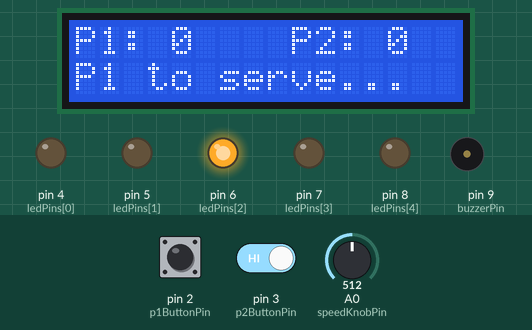
Recording of a sketch running on a simulated Arduino Uno, built with avr-gcc and run on an emulated ATmega328P. On the bench: 16×2 character LCD, output pins drawn as LEDs (lit = HIGH), buzzer (waves = sounding). Dashed ring = blinking. The inputs (shaded band) are chosen by the test bench; at power-on: pin 2 (p1ButtonPin) HIGH, pin 3 (p2ButtonPin) HIGH, A0 (speedKnobPin) = 512. Random numbers use the default seed unless the sketch sets one.

Above: at 2.9 s.
3.0 s: pin 2 (p1ButtonPin) pulled LOW for 0.15 s
At 5.1 s:
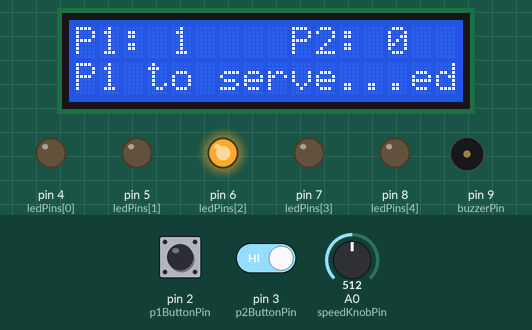
6.1 s: pin 2 (p1ButtonPin) pulled LOW for 1 s
At 7.3 s:
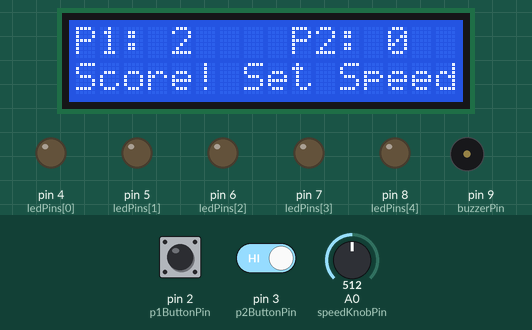
8.6 s: pin 2 (p1ButtonPin) driven LOW and pin 3 (p2ButtonPin) driven LOW
At 9.17 s:
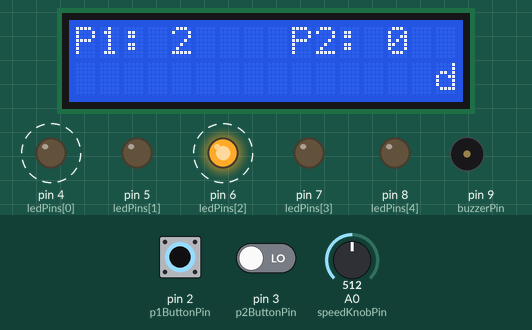
11.6 s: pin 3 (p2ButtonPin) driven HIGH
At 13.5 s:
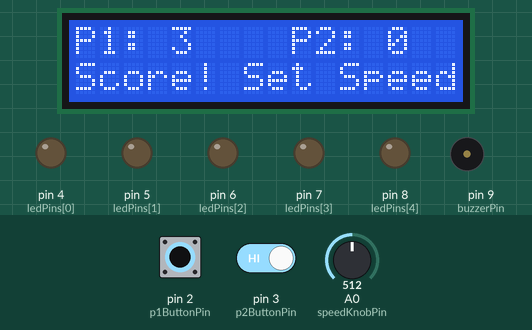
13.8 s: A0 (speedKnobPin) set to 900
Timing chart, 0 to 19.9 s (numbered marks = the images above; inputs shaded):
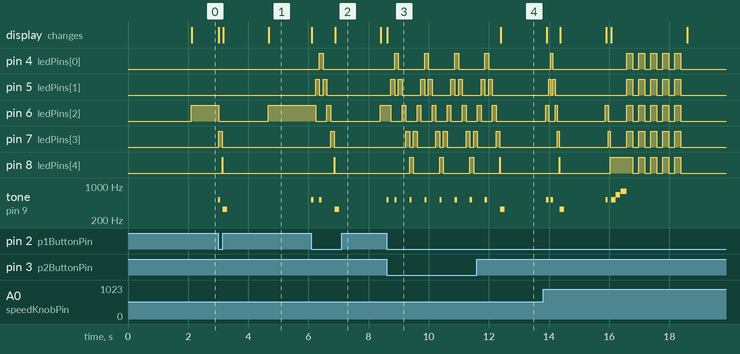

The sketch:

pingpong_game1.ino
```cpp
/*
  Arduino 2-Player Ping Pong Game - FINAL VERSION

  Features:
  - 5 LEDs: Pins 4, 5, 6, 7, 8
  - Button 1: Pin 2 (wired to GND, using INPUT_PULLUP)
  - Button 2: Pin 3 (wired to GND, using INPUT_PULLUP)
  - I2C LCD: Pins A4 (SDA), A5 (SCL) (Address 0x27)
  - Buzzer: Pin 9 (with new soothing sounds)
  - Speed Knob: Pin A0
*/

// --- Include Libraries ---
#include <Wire.h>
#include <LiquidCrystal_I2C.h>

// --- Pin Definitions ---
const int p1ButtonPin = 2;
const int p2ButtonPin = 3;
const int buzzerPin = 9;
const int speedKnobPin = A0;

const int ledPins[] = {4, 5, 6, 7, 8}; // 5 "ball" LEDs
const int ledCount = 5;

// --- Game Variables ---
int ballPosition = 2;   // Start in the middle
int ballDirection = 1;    // 1 = move right, -1 = move left
int gameSpeed = 150;    // Will be set by the knob
int p1Score = 0;
int p2Score = 0;
const int maxScore = 5;

// --- LCD Setup ---
LiquidCrystal_I2C lcd(0x27, 16, 2);  // Using the known-good 0x27 address

// --- Setup Function (runs once) ---
void setup() {
  // Set up all the LED pins as OUTPUTs
  for (int i = 0; i < ledCount; i++) {
    pinMode(ledPins[i], OUTPUT);
  }

  // Set up the button pins using the internal pull-up resistor
  pinMode(p1ButtonPin, INPUT_PULLUP);
  pinMode(p2ButtonPin, INPUT_PULLUP);

  // Buzzer pin is an output
  pinMode(buzzerPin, OUTPUT);

  // Initialize the LCD
  lcd.init();
  lcd.backlight();
  lcd.clear();
  lcd.print("Ping Pong Game!");
  lcd.setCursor(0, 1);
  lcd.print("Set Speed...");
  delay(2000);

  // Show the initial score
  updateScoreboard();

  // Read the difficulty knob (0-1023)
  int speedReading = analogRead(speedKnobPin);
  // Convert 0-1023 to 200ms (slow) - 50ms (fast)
  gameSpeed = map(speedReading, 0, 1023, 200, 50);

  // Turn on the starting LED
  digitalWrite(ledPins[ballPosition], HIGH);

  // Wait for Player 1 to serve
  lcd.setCursor(0, 1);
  lcd.print("P1 to serve...");
  while( digitalRead(p1ButtonPin) == HIGH ) {
    // Wait here until the button is pressed (goes LOW)
  }

  // "Serve" sound (soothing C5 note)
  tone(buzzerPin, 523, 75);

  lcd.setCursor(0, 1);
  lcd.print("               "); // Clear bottom row
}

// --- Main Loop (runs forever) ---
void loop() {
  // 1. Move the ball
  digitalWrite(ledPins[ballPosition], LOW);
  ballPosition = ballPosition + ballDirection;
  digitalWrite(ledPins[ballPosition], HIGH);

  // 2. Check for a hit or a miss
  checkGameLogic();

  // 3. Wait (speed is set by the knob)
  delay(gameSpeed);
}

// --- Function to check game logic ---
void checkGameLogic() {

  // Check Player 1's side (leftmost LED, index 0)
  if (ballPosition == 0) {
    if (digitalRead(p1ButtonPin) == LOW) { // LOW means pressed
      // HIT!
      ballDirection = 1;
      // New "soothing" hit sound (C5)
      tone(buzzerPin, 523, 75);

    } else {
      // MISS! Player 2 scores
      p2Score++;
      updateScoreboard();
      checkWin();
      resetBall();
    }
  }

  // Check Player 2's side (rightmost LED, index 4)
  else if (ballPosition == ledCount - 1) {
    if (digitalRead(p2ButtonPin) == LOW) {
      // HIT!
      ballDirection = -1;
      // New "soothing" hit sound (C5)
      tone(buzzerPin, 523, 75);

    } else {
      // MISS! Player 1 scores
      p1Score++;
      updateScoreboard();
      checkWin();
      resetBall();
    }
  }
}

// --- Function to update the LCD Score ---
void updateScoreboard() {
  lcd.clear();
  lcd.setCursor(0, 0); // Top row
  lcd.print("P1: ");
  lcd.print(p1Score);

  lcd.setCursor(9, 0); // Top row, 9th character
  lcd.print("P2: ");
  lcd.print(p2Score);
}

// --- Function to reset the ball after a score ---
void resetBall() {

  // New "miss" sound (lower note, E4)
  tone(buzzerPin, 330, 150);

  // Turn off all LEDs
  for (int i = 0; i < ledCount; i++) {
    digitalWrite(ledPins[i], LOW);
  }

  lcd.setCursor(0, 1); // Bottom row
  lcd.print("Score! Set Speed");
  delay(1500);

  // Read the difficulty knob for the next round
  int speedReading = analogRead(speedKnobPin);
  gameSpeed = map(speedReading, 0, 1023, 200, 50);

  // Reset ball to the middle
  ballPosition = 2;
  digitalWrite(ledPins[ballPosition], HIGH);

  // Randomly choose next direction
  if (random(2) == 0) {
    ballDirection = 1;
  } else {
    ballDirection = -1;
  }

  // Wait for Player 1 to serve
  lcd.setCursor(0, 1);
  lcd.print("P1 to serve...");
  while( digitalRead(p1ButtonPin) == HIGH ) {
    // Wait here until the button is pressed (goes LOW)
  }

  // "Serve" sound (same as "hit" sound)
  tone(buzzerPin, 523, 75);

  lcd.setCursor(0, 1);
  lcd.print("               "); // Clear bottom row
}

// --- Function to check for a winner ---
void checkWin() {
  if (p1Score >= maxScore) {
    lcd.clear();
    lcd.setCursor(0, 0);
    lcd.print("Player 1 WINS!");
    endGame();
  } else if (p2Score >= maxScore) {
    lcd.clear();
    lcd.setCursor(0, 0);
    lcd.print("Player 2 WINS!");
    endGame();
  }
}

// --- Function to stop the game and celebrate ---
void endGame() {

  // Play a new "soothing" jingle (C-E-G)
  tone(buzzerPin, 523, 150); // C5
  delay(160);
  tone(buzzerPin, 659, 150); // E5
  delay(160);
  tone(buzzerPin, 784, 200); // G5
  delay(200);

  // Flash all LEDs
  for (int j = 0; j < 5; j++) {
    for (int i = 0; i < ledCount; i++) {
      digitalWrite(ledPins[i], HIGH);
    }
    delay(200);
    for (int i = 0; i < ledCount; i++) {
      digitalWrite(ledPins[i], LOW);
    }
    delay(200);
  }

  // Reset scores and wait
  p1Score = 0;
  p2Score = 0;
  lcd.setCursor(0, 1);
  lcd.print("Restarting...");
  delay(4000);
  updateScoreboard();
}
```

Measured:
- after the input at 3.0 s, pin 6 (ledPins[2]): HIGH → LOW at once, → HIGH 1.7 s later; pin 7 (ledPins[3]): LOW → HIGH at once, → LOW 0.13 s later
- after the input at 6.1 s, pin 4 (ledPins[0]): LOW → HIGH after 0.26 s, → LOW 0.13 s later; pin 5 (ledPins[1]): alternates HIGH for 0.13 s and LOW for 0.13 s, 4 changes in all, then stays LOW, starting after 0.14 s
- after the input at 8.6 s, pin 4 (ledPins[0]): alternates HIGH for 0.13 s and LOW for 0.88 s, starting after 0.26 s; pin 5 (ledPins[1]): LOW → HIGH after 0.14 s, then repeats every 1.0 s: LOW 0.13 s, HIGH 0.13 s, LOW 0.63 s, HIGH 0.13 s
- after the input at 11.6 s, the display: changes after 0.79 s (image 4)
